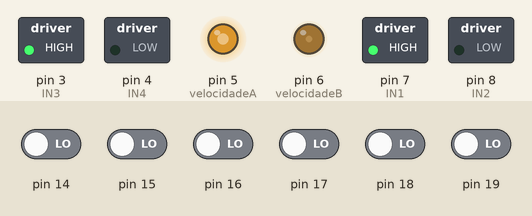
Recording of a sketch running on a simulated Arduino Uno, built with avr-gcc and run on an emulated ATmega328P. On the bench: switched loads named in the sketch (green lamp = pin HIGH), output pins drawn as LEDs (lit = HIGH). Inputs (shaded band) come from the test bench; at power-on: pin 14–19 LOW.

Above: at 0.1 s.
At 11.3 s:
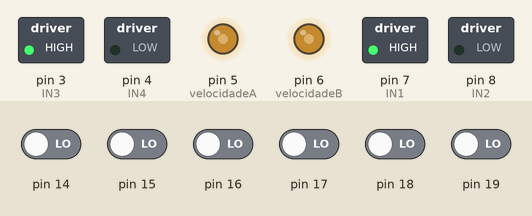
At 14.4 s:
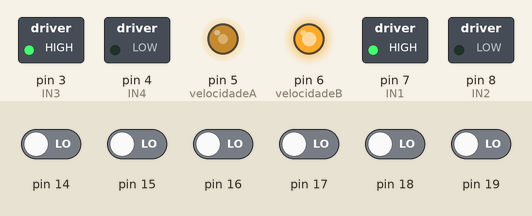
14.5 s: pin 15 driven HIGH
Timing chart, 0 to 17.5 s (numbered marks = the images above; inputs shaded):
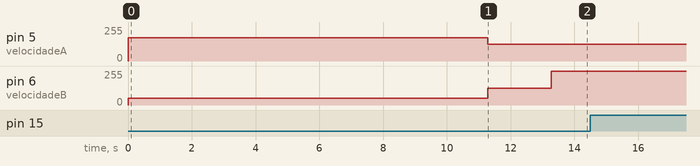

The sketch:

PID_8_sensores_l298n.ino
```cpp
#include <QTRSensors.h>

//motor_A
int IN1 = 7 ;
int IN2 = 8 ;
int velocidadeA = 5;

//motor_B
int IN3 = 3 ;
int IN4 = 4 ;
int velocidadeB = 6;

int setpoint = 3500; // como são 8 sensores, variam de 0 a 7.000, onde 3.500 é a metade ou seja, robô simétrico sobre a linha

float KP = 0.3;   //valor ajustável
float KD = 7;     //valor ajustável
int erroAnterior = 0;

int velocidade = 255;


QTRSensorsRC matrizSensores((unsigned char[]) {14, 15, 16, 17, 18, 19, 20, 21}, 8);
// OITO SENSORES DE LUZ PARA SEGUIR A LINHA

void setup()
{
  pinMode(IN1, OUTPUT);   //motor esquerda
  pinMode(IN2, OUTPUT);   //motor esquerda
  pinMode(IN3, OUTPUT);   //motor direita
  pinMode(IN4, OUTPUT);   //motor direita
  pinMode(velocidadeA, OUTPUT);
  pinMode(velocidadeB, OUTPUT);


  // INICIA GIRO HORÁRIO PARA CALIBRAR SOBRE A LINHA

  digitalWrite(IN1, HIGH);
  digitalWrite(IN2, LOW);
  analogWrite(velocidadeA, 175);

  digitalWrite(IN3, HIGH);
  digitalWrite(IN4, LOW);
  analogWrite(velocidadeB, 50);

  // CALIBRAÇÃO DOS SENSORES - 5 SEGUNDOS
  for (int i = 0; i < 250; i++)
  {
    Serial.println("CALIBRANDO");
    matrizSensores.calibrate();
    delay(20);
  }
  digitalWrite(IN1, HIGH);
  digitalWrite(IN2, LOW);
  analogWrite(velocidadeA, 127);

  digitalWrite(IN3, HIGH);
  digitalWrite(IN4, LOW);
  analogWrite(velocidadeB, 127);
  delay(2000);
}
// FIM DO SETUP
void loop()
{
  // LEITURA DOS SENSORES
  unsigned int arraySensores[8];
  int leituraSensores = matrizSensores.readLine(arraySensores);

  // CÁLCULO PD
  int erro = leituraSensores - setpoint;
  int sinalControlador = KP * erro + KD * (erro - erroAnterior);
  erroAnterior = erro;
  int novaVelocidadeMotor1 = velocidade + sinalControlador;
  int novaVelocidadeMotor2 = velocidade - sinalControlador;

  // CORREÇÃO DOS VALORES EXTREMOS DOS MOTORES
  if (novaVelocidadeMotor1 < 127)
    novaVelocidadeMotor1 = 127;
  if (novaVelocidadeMotor2 < 127)
    novaVelocidadeMotor2 = 127;

  if (novaVelocidadeMotor1 > 255)
    novaVelocidadeMotor1 = 255;
  if (novaVelocidadeMotor2 > 255)
    novaVelocidadeMotor2 = 255;

  // APLICAÇÃO DAS NOVAS VELOCIDADES DOS MOTORES VIA PWM
  digitalWrite(IN1, HIGH);
  digitalWrite(IN2, LOW);
  analogWrite(velocidadeA, novaVelocidadeMotor1);
  digitalWrite(IN3, HIGH);
  digitalWrite(IN4, LOW);
  analogWrite(velocidadeB, novaVelocidadeMotor2);

} // FIM DO VOID LOOP
// FIM DO PROGRAMA
```
